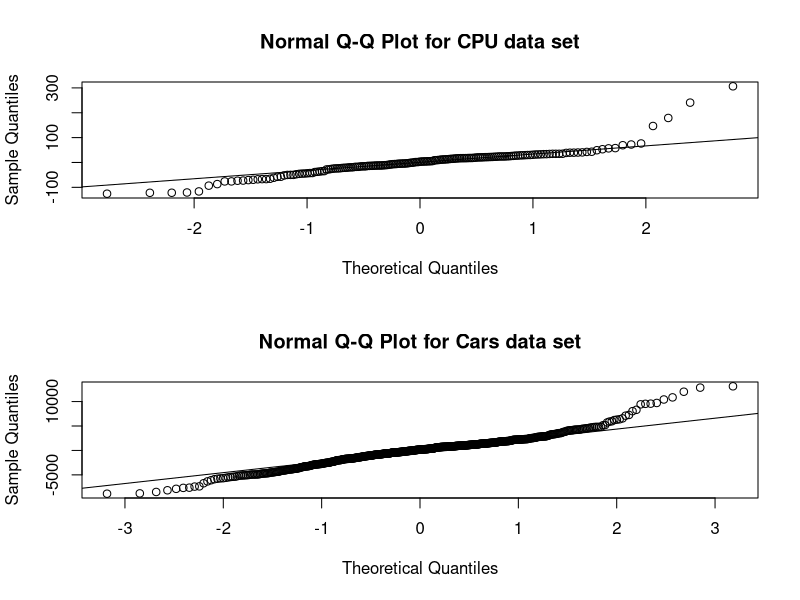
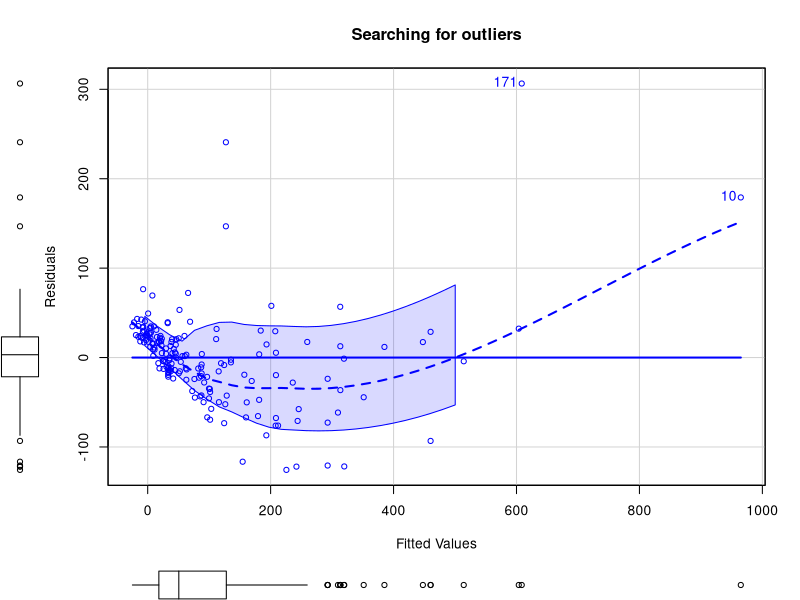
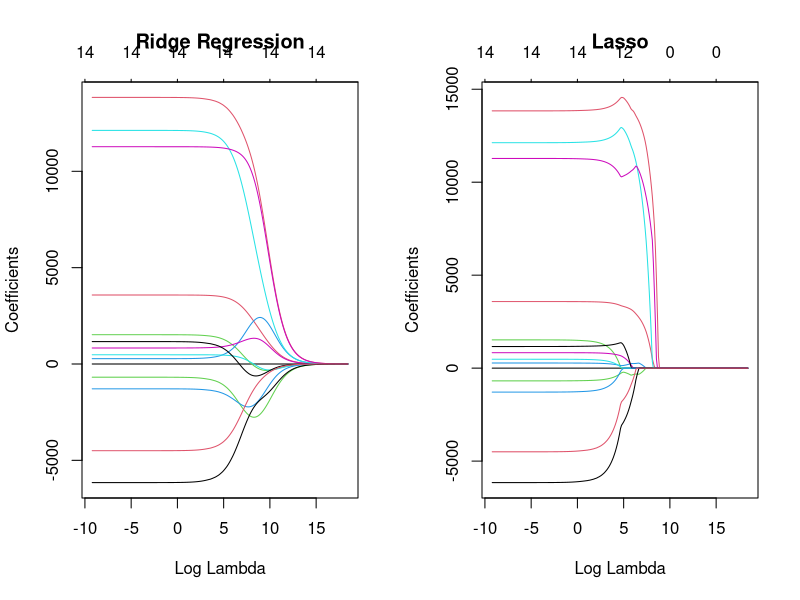

The R source for these figures, in order:
## ---- chunk 1
knitr::opts_chunk$set(echo = TRUE)
## ---- chunk 2
library(tidyverse)
library(caret)
library(car)
library(glmnet)
## ---- chunk 3
machine <- read_csv("machine.csv")
cars <- read_csv("cars.csv")
## ---- chunk 4
machine <- machine[, 4:10]
head(machine, n = 5)
## ---- chunk 5
cars <- cars[, -1]
glimpse(cars)
## ---- chunk 6
set.seed(423356)
machine_sampling_vector <- createDataPartition(machine$PRP, p = 0.85, list = FALSE)
machine_train <- machine[machine_sampling_vector,]
machine_train_labels <- machine$PRP[machine_sampling_vector]
machine_test <- machine[-machine_sampling_vector,]
machine_test_labels <- machine$PRP[-machine_sampling_vector]
machine_train_features <- machine[, 1:6]
## ---- chunk 7
set.seed(523356)
cars_sampling_vector <- createDataPartition(cars$Price, p = 0.85, list = FALSE)
cars_train <- cars[cars_sampling_vector,]
cars_train_labels <- cars$Price[cars_sampling_vector]
cars_test <- cars[-cars_sampling_vector,]
cars_test_labels <- cars$Price[-cars_sampling_vector]
cars_train_features <- cars[,-1]
## ---- chunk 8
machine_correlations <- cor(machine_train_features)
findCorrelation(machine_correlations)
## ---- chunk 9
findCorrelation(machine_correlations, cutoff = 0.75)
cor(machine_train$MMIN, machine_train$MMAX)
## ---- chunk 10
findLinearCombos(machine_correlations)
## ---- chunk 11
cars_cor <- cor(cars_train_features)
findCorrelation(cars_cor)
## ---- chunk 12
findCorrelation(cars_cor, cutoff = 0.75)
## ---- chunk 13
cor(cars$Doors,cars$coupe)
table(cars$coupe,cars$Doors)
## ---- chunk 14
findLinearCombos(cars)
## ---- chunk 15
set.seed(623356)
cars <- cars[,c(-15, -18)]
cars_sampling_vector <- createDataPartition(cars$Price, p = 0.85, list = FALSE)
cars_train <- cars[cars_sampling_vector,]
cars_train_labels <- cars$Price[cars_sampling_vector]
cars_test <- cars[-cars_sampling_vector,]
cars_test_labels <- cars$Price[-cars_sampling_vector]
cars_train_features <- cars[,-1]
## ---- chunk 16
machine_model1 <- lm(PRP ~ ., data = machine_train)
cars_model1 <- lm(Price ~ ., data = cars_train)
## ---- chunk 17
summary(machine_model1)
## ---- chunk 18
summary(cars_model1)
## ---- chunk 19
alias(cars_model1)
## ---- chunk 20
cars_model2 <- lm(Price ~. -Saturn, data = cars_train)
summary(cars_model2)
## ---- chunk 21
summary(cars_model2$residuals)
mean(cars_train$Price)
## ---- chunk 22
par(mfrow = c(2, 1))
machine_residuals <- machine_model1$residuals
qqnorm(machine_residuals, main = "Normal Q-Q Plot for CPU data set")
qqline(machine_residuals)
cars_residuals <- cars_model2$residuals
qqnorm(cars_residuals, main = "Normal Q-Q Plot for Cars data set")
qqline(cars_residuals)
## ---- chunk 23
summary(machine_model1)
## ---- chunk 24
q <- 4.261e-02 / 1.652e-02
q

pt(q, df = 172, lower.tail = F) * 2
## ---- chunk 25
n_machine <- nrow(machine_train)
k_machine <- length(machine_model1$coefficients) - 1
sqrt(sum(machine_model1$residuals ^ 2) / (n_machine - k_machine - 1))
## ---- chunk 26
n_cars <- nrow(cars_train)
k_cars <- length(cars_model2$coefficients) - 1
sqrt(sum(cars_model2$residuals ^ 2) / (n_cars - k_cars - 1))
## ---- chunk 27
mean(machine_train$PRP)

mean(cars_train$Price)
## ---- chunk 28
compute_rsquared <- function(x, y) {
  rss <- sum((x - y) ^ 2)
  tss <- sum((y - mean(y)) ^ 2)
  return(1 - (rss / tss))
}

compute_rsquared(machine_model1$fitted.values, machine_train$PRP)
## ---- chunk 29
compute_rsquared(cars_model2$fitted.values, cars_train$Price)
## ---- chunk 30
compute_adjusted_rsquared <- function(x, y, k) {
  n <- length(y)
  r2 <- compute_rsquared(x, y)
  return(1 - ((1 - r2) * (n - 1) / (n - k - 1)))
}

compute_adjusted_rsquared(machine_model1$fitted.values, machine_train$PRP, k_machine)
## ---- chunk 31
compute_adjusted_rsquared(cars_model2$fitted.values, cars_train$Price, k_cars)
## ---- chunk 32
machine_model1_predictions <- predict(machine_model1, machine_test)
cars_model2_predictions <- predict(cars_model2, cars_test)
## ---- chunk 33
compute_mse <- function(predictions, actual) { 
  mean( (predictions - actual) ^ 2 ) 
}
## ---- chunk 34
compute_mse(machine_model1$fitted.values, machine_train$PRP)
## ---- chunk 35
compute_mse(machine_model1_predictions, machine_test$PRP)
## ---- chunk 36
compute_mse(cars_model2$fitted.values, cars_train$Price)
## ---- chunk 37
compute_mse(cars_model2_predictions, cars_test$Price)
## ---- chunk 38
vif(cars_model2)
## ---- chunk 39
sedan_model <- lm(sedan ~ .-Price -Saturn, data = cars_train)
sedan_r2 <- compute_rsquared(sedan_model$fitted.values, cars_train$sedan)
1 / (1-sedan_r2)
## ---- chunk 40
scatterplot(machine_model1$fitted.values, machine_model1$residuals, id = TRUE, xlab = "Fitted Values", ylab = "Residuals", main = "Searching for outliers")
## ---- chunk 41
machine_model2 <- lm(PRP ~ ., data = machine_train[!(rownames(machine_train)) %in% c(171),])

summary(machine_model2)
## ---- chunk 42
sqrt(sum(machine_model1$residuals ^ 2) / (n_machine - k_machine - 1))
## ---- chunk 43
k_machine <- length(machine_model2$coefficients) - 1
sqrt(sum(machine_model2$residuals ^ 2) / (n_machine - k_machine - 1))
## ---- chunk 44
compute_mse(machine_model1_predictions, machine_test$PRP)
## ---- chunk 45
machine_model2_predictions <- predict(machine_model2, machine_test)
compute_mse(machine_model2_predictions, machine_test$PRP)
## ---- chunk 46
machine_model_null <- lm(PRP ~ 1, data = machine_train[!(rownames(machine_train)) %in% c(171),])
cars_model_null <- lm(Price ~ 1, data = cars_train)
## ---- chunk 47
machine_model3 <- step(machine_model_null, scope = list(lower = machine_model_null, upper = machine_model2), direction = "forward")
## ---- chunk 48
cars_model3 <- step(cars_model2, scope = list(lower=cars_model_null, upper=cars_model2), direction = "backward")
## ---- chunk 49
machine_model3_predictions <- predict(machine_model3, machine_test)
compute_mse(machine_model3_predictions, machine_test$PRP)
## ---- chunk 50
cars_model3_predictions <- predict(cars_model3, cars_test)
compute_mse(cars_model3_predictions, cars_test$Price)
## ---- chunk 51
cars_train_mat <- model.matrix(Price ~ .-Saturn, cars_train)[,-1]
lambdas <- 10 ^ seq(8, -4, length = 250)
cars_models_ridge <- glmnet(cars_train_mat, cars_train$Price, alpha = 0, lambda = lambdas)
cars_models_lasso <- glmnet(cars_train_mat, cars_train$Price, alpha = 1, lambda = lambdas)
## ---- chunk 52
layout(matrix(c(1, 2), 1, 2))
plot(cars_models_ridge, xvar = "lambda", main = "Ridge Regression")
plot(cars_models_lasso, xvar = "lambda", main = "Lasso")
## ---- chunk 53
ridge.cv <- cv.glmnet(cars_train_mat, cars_train$Price, alpha = 0)
lambda_ridge <- ridge.cv$lambda.min
lambda_ridge
## ---- chunk 54
lasso.cv <- cv.glmnet(cars_train_mat, cars_train$Price, alpha = 1)
lambda_lasso <- lasso.cv$lambda.min
lambda_lasso
## ---- chunk 55
cars_test_mat <- model.matrix(Price ~ . -Saturn, cars_test)[,-1]
cars_ridge_predictions <- predict(cars_models_ridge, s = lambda_ridge, newx = cars_test_mat)
compute_mse(cars_ridge_predictions, cars_test$Price)
## ---- chunk 56
cars_lasso_predictions <- predict(cars_models_lasso, s = lambda_lasso, newx = cars_test_mat)
compute_mse(cars_lasso_predictions, cars_test$Price)
